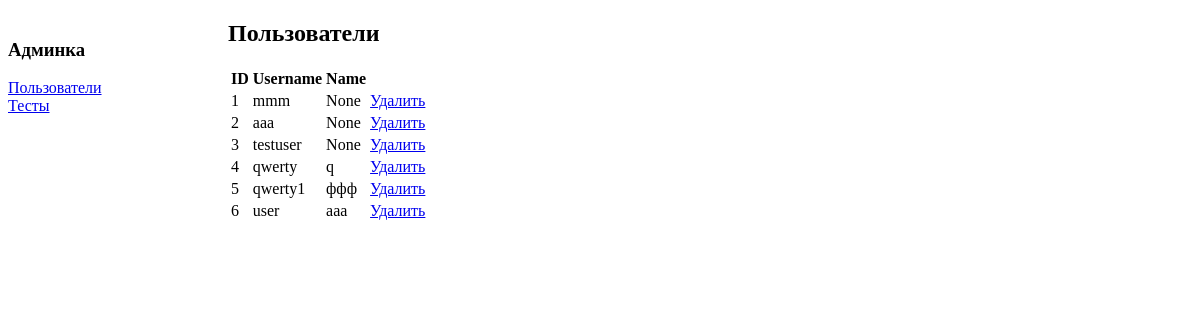
Before: /admin/users with the older database file.
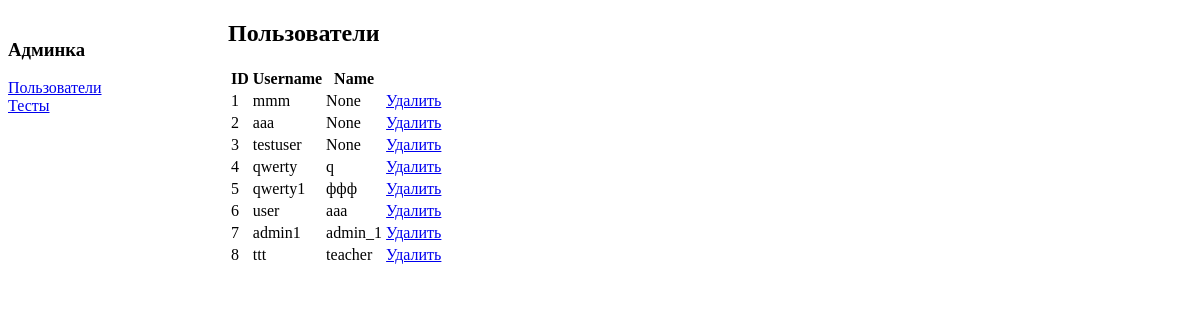
After: the same page with the newer database file.
### tables this page shows
CREATE TABLE users(
            id INTEGER PRIMARY KEY AUTOINCREMENT,
            username TEXT UNIQUE,
            password TEXT
        , name  TEXT, role TEXT DEFAULT 'user');

### app.py (the view)
@app.route('/admin/users')
def admin_users():
    if not is_admin(): abort(403)
    db = get_db()
    users = db.execute("SELECT * FROM users").fetchall()
    return render_template('admin/users.html', users=users)

### app.py (called while the page is built)
def get_db():
    conn = sqlite3.connect('database.db')
    conn.row_factory = sqlite3.Row
    return conn

def is_admin():
    return True

### templates/admin/users.html
{% extends 'admin/base_admin.html' %}
{% block content %}
<h2>Пользователи</h2>
<table>
<tr><th>ID</th><th>Username</th><th>Name</th><th></th></tr>
{% for user in users %}
<tr>
<td>{{ user.id }}</td>
<td>{{ user.username }}</td>
<td>{{ user.name }}</td>
<td>
<a href="/admin/delete_user/{{ user.id }}" onclick="return confirm('Удалить?')">Удалить</a>
</td>
</tr>
{% endfor %}
</table>
{% endblock %}

### templates/admin/base_admin.html (shortened to what this page needs)
<!DOCTYPE html>
<html>
<head>
</head>
<body>
  <div style="width:200px; float:left;">
    <h3>Админка</h3>
    <a href="/admin/users">Пользователи</a><br>
    <a href="/admin/tests">Тесты</a>
  </div>
  <div style="margin-left:220px;">
    {% block content %}{% endblock %}
  </div>
</body>
</html>

Changed rows visible on the page:
added users: id "7", username "admin1", name "admin_1"
added users: id "8", username "ttt", name "teacher"
